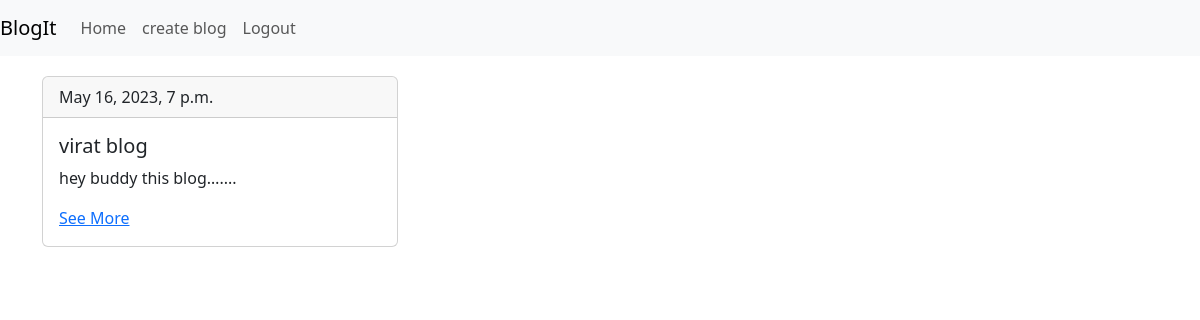
Screenshot of /blog/ (signed in) with the database file from the repository.
### blogs/models.py (models this page shows, shortened)
class Blog(models.Model):
    user = models.ForeignKey(User,on_delete=models.CASCADE)
    title = models.CharField(max_length=100)
    content = models.TextField()
    created_at = models.DateTimeField(auto_now_add=True)

### blogs/views.py (the view)
# urls.py: path('',ListBlogs,name="list-blogs"),
@login_required
def ListBlogs(request):
    if request.user.is_superuser:
        blogs = Blog.objects.all()
    else:
        blogs = Blog.objects.filter(user=request.user)
    return render(request,'blogs/list.html',{"blogs":blogs})

### templates/blogs/list.html (shortened to what this page needs)
{% extends 'base.html' %}
{% block content %}
<div class="row">
  {% if blogs %}
  {% for blogs in blogs %}
    <div class="col-sm-4">
        <div class="card">
            <div class="card-header">
              {{blogs.created_at}}
            </div>
            <div class="card-body">
              <h5 class="card-title">{{blogs.title}}</h5>
              <p class="card-text">{{blogs.content|truncatechars:20}}....</p>
              <a href="{% url 'blogs:blog-detail' blogs.id %}">See More</a>
            </div>
          </div>
    </div>
    {% endfor %}
      {% endif %}
</div>
{% endblock %}

### rows the page displays
Blog: created_at "May 16, 2023, 7 p.m.", title "virat blog", content "hey buddy this blog…"
